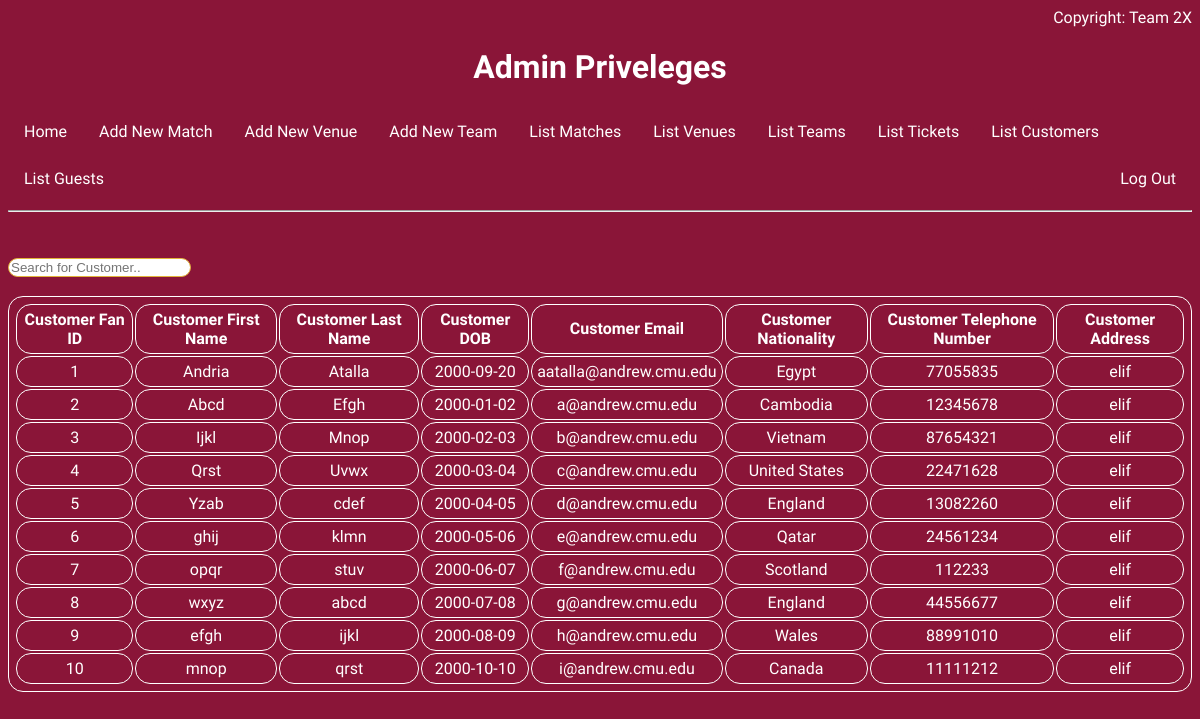
Page /admin/list_customer.php (signed in) on the committed database.
### tables this page shows
CREATE TABLE CUSTOMER
(
  CustDOB DATE NOT NULL,
  CustTelNumber INT NOT NULL UNIQUE,
  CustFanID INT NOT NULL,
  CustEmail VARCHAR(255) NOT NULL UNIQUE,
  CustNationality VARCHAR(255) NOT NULL,
  CustFname VARCHAR(255) NOT NULL,
  CustLName VARCHAR(255) NOT NULL,
  CustAddress VARCHAR(255) NOT NULL,
  PRIMARY KEY (CustFanID)
);

### admin/list_customer.php (the view, shortened to what this page needs)
<html>
<?php include('admin_home.php');
    ?>
    <body>
            <?php
                $servername = "dbproject5.org";
                $username = "Team2X_admin";
                $password = "Team2X_admin";
                $dbname = "Team2X_Project";
                $conn = new mysqli($servername, $username, $password, $dbname);
                $get_customer_sql = "select * from CUSTOMER";
                $get_customer = $conn->query($get_customer_sql);
                if($get_customer->num_rows == 0)
                {
                    echo "There are no customer to display.";
                }
                else{
                    echo "<input type='text' id='myInput' onkeyup='myFunction()' placeholder='Search for Customer..' title='Type in a FanID'>";
                    echo "<br>";
                    echo "<br>";
                    echo "<table id='myTable'>";
                    echo "<tr>";
                    echo "<th>Customer Fan ID</th>";
                    echo "<th>Customer First Name</th>";
                    echo "<th>Customer Last Name</th>";
                    echo "<th>Customer DOB</th>";
                    echo "<th>Customer Email</th>";
                    echo "<th>Customer Nationality</th>";
                    echo "<th>Customer Telephone Number</th>";
                    echo "<th>Customer Address</th>";
                    echo "</tr>";
                    while($get_customer_row = $get_customer->fetch_assoc()){
                        echo "<tr>";
                        echo "<td>" . $get_customer_row["CustFanID"] . "</td>";
                        echo "<td>" . $get_customer_row["CustFname"] . "</td>";
                        echo "<td>" . $get_customer_row["CustLName"] . "</td>";
                        echo "<td>" . $get_customer_row["CustDOB"] . "</td>";
                        echo "<td>" . $get_customer_row["CustEmail"] . "</td>";
                        echo "<td>" . $get_customer_row["CustNationality"] . "</td>";
                        echo "<td>" . $get_customer_row["CustTelNumber"] . "</td>";
                        echo "<td>" . $get_customer_row["CustAddress"] . "</td>";
                        echo "</tr>";
                    }
                    echo "</table>";
                }
            ?>
    </body>
</html>

### admin/admin_home.php (style rules this page uses)
html { color: white; background-color: #8a1538; font-family: 'Quicksand', sans-serif; }
table,td,th { text-align:center; border: 1px white solid; border-radius: 15px; padding: 5px; }
input { border: 1px solid #e2b33a; border-radius: 15px; }

### rows in the picture
customer: CustFanID "1", CustFname "Andria", CustLName "Atalla", CustDOB "2000-09-20", CustEmail "aatalla@andrew.cmu.edu", CustNationality "Egypt", CustTelNumber "77055835", CustAddress "elif"
customer: CustFanID "2", CustFname "Abcd", CustLName "Efgh", CustDOB "2000-01-02", CustEmail "a@andrew.cmu.edu", CustNationality "Cambodia", CustTelNumber "12345678", CustAddress "elif"
customer: CustFanID "3", CustFname "Ijkl", CustLName "Mnop", CustDOB "2000-02-03", CustEmail "b@andrew.cmu.edu", CustNationality "Vietnam", CustTelNumber "87654321", CustAddress "elif"
customer: CustFanID "4", CustFname "Qrst", CustLName "Uvwx", CustDOB "2000-03-04", CustEmail "c@andrew.cmu.edu", CustNationality "United States", CustTelNumber "22471628", CustAddress "elif"
customer: CustFanID "5", CustFname "Yzab", CustLName "cdef", CustDOB "2000-04-05", CustEmail "d@andrew.cmu.edu", CustNationality "England", CustTelNumber "13082260", CustAddress "elif"
customer: CustFanID "6", CustFname "ghij", CustLName "klmn", CustDOB "2000-05-06", CustEmail "e@andrew.cmu.edu", CustNationality "Qatar", CustTelNumber "24561234", CustAddress "elif"
customer: CustFanID "7", CustFname "opqr", CustLName "stuv", CustDOB "2000-06-07", CustEmail "f@andrew.cmu.edu", CustNationality "Scotland", CustTelNumber "112233", CustAddress "elif"
customer: CustFanID "8", CustFname "wxyz", CustLName "abcd", CustDOB "2000-07-08", CustEmail "g@andrew.cmu.edu", CustNationality "England", CustTelNumber "44556677", CustAddress "elif"
customer: CustFanID "9", CustFname "efgh", CustLName "ijkl", CustDOB "2000-08-09", CustEmail "h@andrew.cmu.edu", CustNationality "Wales", CustTelNumber "88991010", CustAddress "elif"
customer: CustFanID "10", CustFname "mnop", CustLName "qrst", CustDOB "2000-10-10", CustEmail "i@andrew.cmu.edu", CustNationality "Canada", CustTelNumber "11111212", CustAddress "elif"
